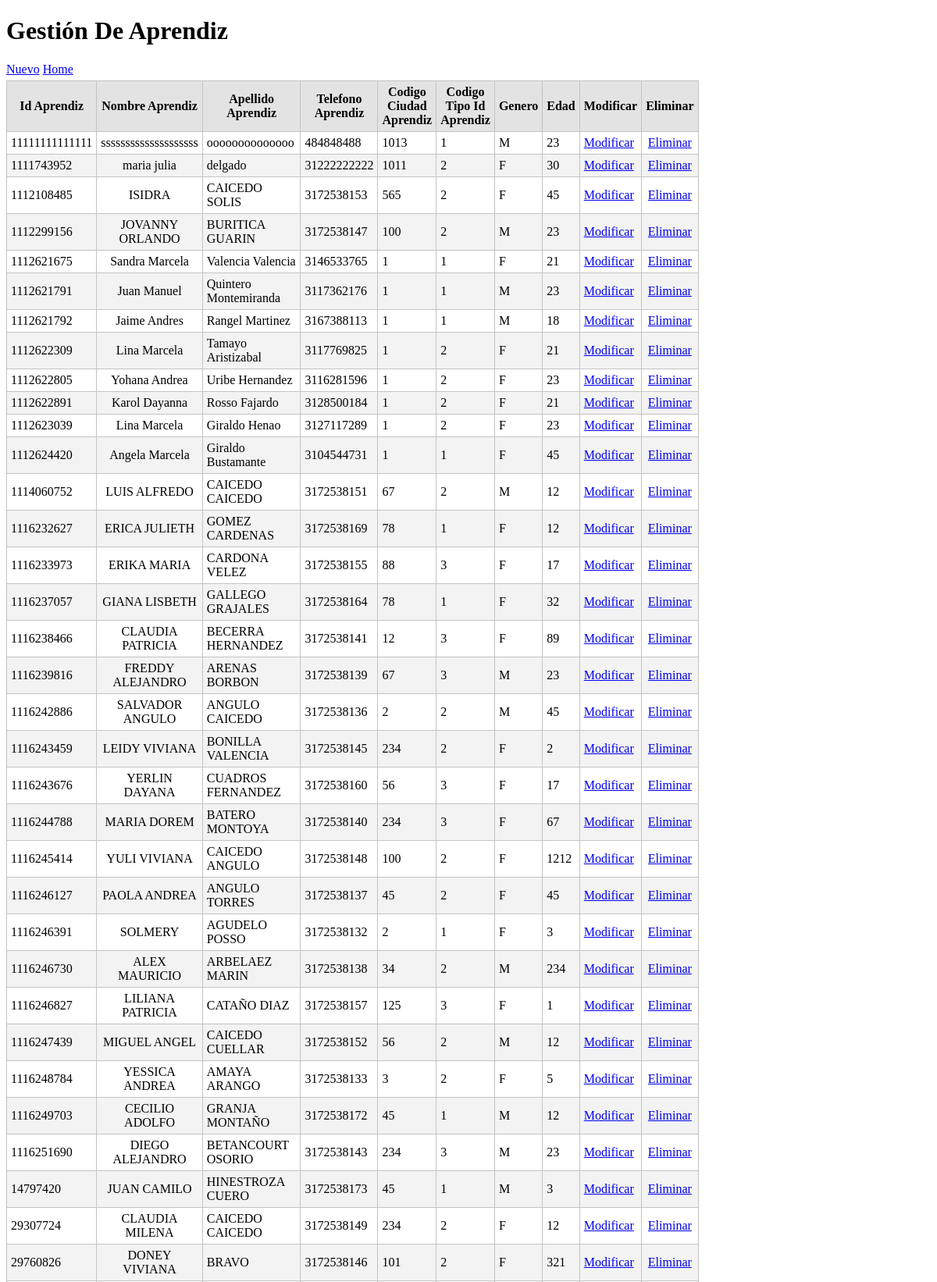
The page /aprendiz/index.php (upper part) on the database its author committed.
### tables this page shows
CREATE TABLE IF NOT EXISTS `aprendiz` (
  `id_apre` varchar(20) NOT NULL,
  `nom_apre` varchar(20) NOT NULL,
  `apell_apre` varchar(60) DEFAULT NULL,
  `tel_apre` varchar(20) NOT NULL,
  `cod_ciudad` varchar(20) NOT NULL,
  `cod_rh` varchar(10) NOT NULL,
  `cod_tipo_id` varchar(20) NOT NULL,
  `genero` varchar(10) NOT NULL,
  `edad` varchar(10) NOT NULL,
  PRIMARY KEY (`id_apre`),
  KEY `cod_ciudad` (`cod_ciudad`),
  KEY `cod_tipo_id` (`cod_tipo_id`),
  KEY `cod_rh` (`cod_rh`)
);

### aprendiz/view/viewClass.php (called while the page is built, shortened)
<?php
class viewClass {
  static public function renderHTML($view, $args = NULL) {
    include_once 'templates/' . $view;
  }
}

### librerias/dataBaseClass.php (called while the page is built, shortened)
<?php
class dataBaseClass {
  static private $host = 'localhost';
  static private $port = 3306,
          $dbname = 'bd_dersercion',
          $user = 'root',
          $password = '',
          $driver = 'mysql',
          $instance = NULL;
  static public function getInstance() {
    return self::$instance;
  }
  static private function connect() {
    try {
      $dsn = self::$driver
              . ':host='. self::$host
              . ';port=' . self::$port
              . ';dbname=' . self::$dbname;
      self::$instance = new PDO($dsn, self::$user, self::$password);
      return true;
    } catch (PDOException $e) {
      echo $e->getMessage();
    }
  }
}

### aprendiz/model/modelClass.php (called while the page is built, shortened)
<?php
class modelClass {
  static public function getAll() {
    try {
      $sql = 'SELECT aprendiz.id_apre, aprendiz.nom_apre, aprendiz.apell_apre, aprendiz.tel_apre, aprendiz.cod_ciudad, aprendiz.cod_tipo_id, aprendiz.genero, aprendiz.edad FROM aprendiz';
      return dataBaseClass::getInstance()->query($sql)->fetchAll(PDO::FETCH_ASSOC);
    } catch (PDOException $e) {
      return $e;
    }
  }
}
?>

### aprendiz/view/templates/index.php (the view, shortened to what this page needs)
<!DOCTYPE html>
<html lang="es">
  <head>
    <link rel="stylesheet" media="screen" href="css/main.css">
  </head>
  <body>
    <h1>Gestión De Aprendiz</h1>
    <div id="lnkNuevo">
      <a href="index.php?action=create">Nuevo</a>
      <td><a href="/mitaller" title="Regresar al inicio">Home</a></td>
    </div>
    <table id="tblContenido">
      <thead>
        <tr>
          <th>Id Aprendiz</th>
          <th>Nombre Aprendiz</th>
          <th>Apellido Aprendiz</th>
          <th>Telefono Aprendiz</th>
          <th>Codigo Ciudad Aprendiz</th>
          <th>Codigo Tipo Id Aprendiz</th>
          <th>Genero</th>
          <th>Edad</th>
          <th>Modificar</th>
          <th>Eliminar</th>
        </tr>
      </thead>
      <tbody>
        <?php foreach ($datos as $row): ?>
          <tr>
            <td><?php echo $row['id_apre'] ?></td>
            <td><?php echo $row['nom_apre'] ?></td>
            <td><?php echo $row['apell_apre'] ?></td>
            <td><?php echo $row['tel_apre'] ?></td>
            <td><?php echo $row['cod_ciudad'] ?></td>
            <td><?php echo $row['cod_tipo_id'] ?></td>
            <td><?php echo $row['genero'] ?></td>
            <td><?php echo $row['edad'] ?></td>
           <td><a href="index.php?action=update&amp;id=<?php echo $row['id_apre'] ?>">Modificar</a></td>
           <td><a href="index.php?action=delete&amp;id=<?php echo $row['id_apre'] ?>">Eliminar</a></td>
          </tr>
        <?php endforeach ?>
      </tbody>
    </table>
  </body>
</html>

### aprendiz/css/main.css (style rules this page uses)
#lnkNuevo { margin-bottom: 5px; }
#tblContenido { border: solid #c3c3c3 1px; width: 400px; border-spacing: 0px; border-collapse: collapse; }
#tblContenido thead tr th { background-color: #e3e3e3; }
#tblContenido tbody tr td, #tblContenido thead tr th { margin: 0px; padding: 0px; border: solid #c3c3c3 1px; padding: 5px; }
#tblContenido tbody tr:nth-child(2n) { background-color: #f3f3f3; }
#tblContenido tbody tr td:last-child, #tblContenido tbody tr td:nth-child(2) { text-align: center; }

### rows shown on the page
aprendiz: id_apre "11111111111111", nom_apre "ssssssssssssssssssss", apell_apre "oooooooooooooo", tel_apre "484848488", cod_ciudad "1013", cod_tipo "1", genero "M", edad "23"
aprendiz: id_apre "1111743952", nom_apre "maria julia", apell_apre "delgado", tel_apre "31222222222", cod_ciudad "1011", cod_tipo "2", genero "F", edad "30"
aprendiz: id_apre "1112108485", nom_apre "ISIDRA", apell_apre "CAICEDO SOLIS", tel_apre "3172538153", cod_ciudad "565", cod_tipo "2", genero "F", edad "45"
aprendiz: id_apre "1112299156", nom_apre "JOVANNY ORLANDO", apell_apre "BURITICA GUARIN", tel_apre "3172538147", cod_ciudad "100", cod_tipo "2", genero "M", edad "23"
aprendiz: id_apre "1112621675", nom_apre "Sandra Marcela", apell_apre "Valencia Valencia", tel_apre "3146533765", cod_ciudad "1", cod_tipo "1", genero "F", edad "21"
aprendiz: id_apre "1112621791", nom_apre "Juan Manuel", apell_apre "Quintero Montemiranda", tel_apre "3117362176", cod_ciudad "1", cod_tipo "1", genero "M", edad "23"
aprendiz: id_apre "1112621792", nom_apre "Jaime Andres", apell_apre "Rangel Martinez", tel_apre "3167388113", cod_ciudad "1", cod_tipo "1", genero "M", edad "18"
aprendiz: id_apre "1112622309", nom_apre "Lina Marcela", apell_apre "Tamayo Aristizabal", tel_apre "3117769825", cod_ciudad "1", cod_tipo "2", genero "F", edad "21"
aprendiz: id_apre "1112622805", nom_apre "Yohana Andrea", apell_apre "Uribe Hernandez", tel_apre "3116281596", cod_ciudad "1", cod_tipo "2", genero "F", edad "23"
aprendiz: id_apre "1112622891", nom_apre "Karol Dayanna", apell_apre "Rosso Fajardo", tel_apre "3128500184", cod_ciudad "1", cod_tipo "2", genero "F", edad "21"
aprendiz: id_apre "1112623039", nom_apre "Lina Marcela", apell_apre "Giraldo Henao", tel_apre "3127117289", cod_ciudad "1", cod_tipo "2", genero "F", edad "23"
aprendiz: id_apre "1112624420", nom_apre "Angela Marcela", apell_apre "Giraldo Bustamante", tel_apre "3104544731", cod_ciudad "1", cod_tipo "1", genero "F", edad "45"
aprendiz: id_apre "1114060752", nom_apre "LUIS ALFREDO", apell_apre "CAICEDO CAICEDO", tel_apre "3172538151", cod_ciudad "67", cod_tipo "2", genero "M", edad "12"
aprendiz: id_apre "1116232627", nom_apre "ERICA JULIETH", apell_apre "GOMEZ CARDENAS", tel_apre "3172538169", cod_ciudad "78", cod_tipo "1", genero "F", edad "12"
aprendiz: id_apre "1116233973", nom_apre "ERIKA MARIA", apell_apre "CARDONA VELEZ", tel_apre "3172538155", cod_ciudad "88", cod_tipo "3", genero "F", edad "17"
aprendiz: id_apre "1116237057", nom_apre "GIANA LISBETH", apell_apre "GALLEGO GRAJALES", tel_apre "3172538164", cod_ciudad "78", cod_tipo "1", genero "F", edad "32"
aprendiz: id_apre "1116238466", nom_apre "CLAUDIA PATRICIA", apell_apre "BECERRA HERNANDEZ", tel_apre "3172538141", cod_ciudad "12", cod_tipo "3", genero "F", edad "89"
aprendiz: id_apre "1116239816", nom_apre "FREDDY ALEJANDRO", apell_apre "ARENAS BORBON", tel_apre "3172538139", cod_ciudad "67", cod_tipo "3", genero "M", edad "23"
aprendiz: id_apre "1116242886", nom_apre "SALVADOR ANGULO", apell_apre "ANGULO CAICEDO", tel_apre "3172538136", cod_ciudad "2", cod_tipo "2", genero "M", edad "45"
aprendiz: id_apre "1116243459", nom_apre "LEIDY VIVIANA", apell_apre "BONILLA VALENCIA", tel_apre "3172538145", cod_ciudad "234", cod_tipo "2", genero "F", edad "2"
aprendiz: id_apre "1116243676", nom_apre "YERLIN DAYANA", apell_apre "CUADROS FERNANDEZ", tel_apre "3172538160", cod_ciudad "56", cod_tipo "3", genero "F", edad "17"
aprendiz: id_apre "1116244788", nom_apre "MARIA DOREM", apell_apre "BATERO MONTOYA", tel_apre "3172538140", cod_ciudad "234", cod_tipo "3", genero "F", edad "67"
aprendiz: id_apre "1116245414", nom_apre "YULI VIVIANA", apell_apre "CAICEDO ANGULO", tel_apre "3172538148", cod_ciudad "100", cod_tipo "2", genero "F", edad "1212"
aprendiz: id_apre "1116246127", nom_apre "PAOLA ANDREA", apell_apre "ANGULO TORRES", tel_apre "3172538137", cod_ciudad "45", cod_tipo "2", genero "F", edad "45"
aprendiz: id_apre "1116246391", nom_apre "SOLMERY", apell_apre "AGUDELO POSSO", tel_apre "3172538132", cod_ciudad "2", cod_tipo "1", genero "F", edad "3"
aprendiz: id_apre "1116246730", nom_apre "ALEX MAURICIO", apell_apre "ARBELAEZ MARIN", tel_apre "3172538138", cod_ciudad "34", cod_tipo "2", genero "M", edad "234"
aprendiz: id_apre "1116246827", nom_apre "LILIANA PATRICIA", apell_apre "CATAÑO DIAZ", tel_apre "3172538157", cod_ciudad "125", cod_tipo "3", genero "F", edad "1"
aprendiz: id_apre "1116247439", nom_apre "MIGUEL ANGEL", apell_apre "CAICEDO CUELLAR", tel_apre "3172538152", cod_ciudad "56", cod_tipo "2", genero "M", edad "12"
aprendiz: id_apre "1116248784", nom_apre "YESSICA ANDREA", apell_apre "AMAYA ARANGO", tel_apre "3172538133", cod_ciudad "3", cod_tipo "2", genero "F", edad "5"
aprendiz: id_apre "1116249703", nom_apre "CECILIO ADOLFO", apell_apre "GRANJA MONTAÑO", tel_apre "3172538172", cod_ciudad "45", cod_tipo "1", genero "M", edad "12"
aprendiz: id_apre "1116251690", nom_apre "DIEGO ALEJANDRO", apell_apre "BETANCOURT OSORIO", tel_apre "3172538143", cod_ciudad "234", cod_tipo "3", genero "M", edad "23"
aprendiz: id_apre "14797420", nom_apre "JUAN CAMILO", apell_apre "HINESTROZA CUERO", tel_apre "3172538173", cod_ciudad "45", cod_tipo "1", genero "M", edad "3"
aprendiz: id_apre "29307724", nom_apre "CLAUDIA MILENA", apell_apre "CAICEDO CAICEDO", tel_apre "3172538149", cod_ciudad "234", cod_tipo "2", genero "F", edad "12"
aprendiz: id_apre "29760826", nom_apre "DONEY VIVIANA", apell_apre "BRAVO", tel_apre "3172538146", cod_ciudad "101", cod_tipo "2", genero "F", edad "321"
